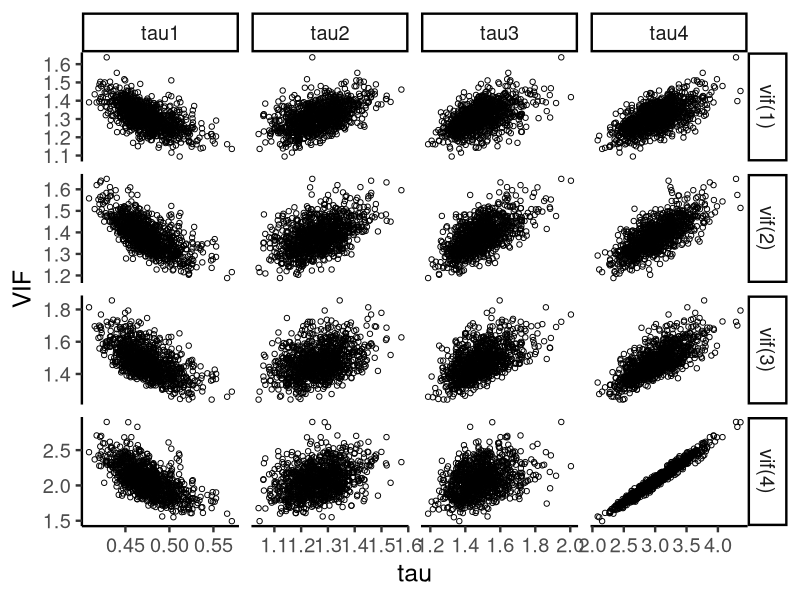
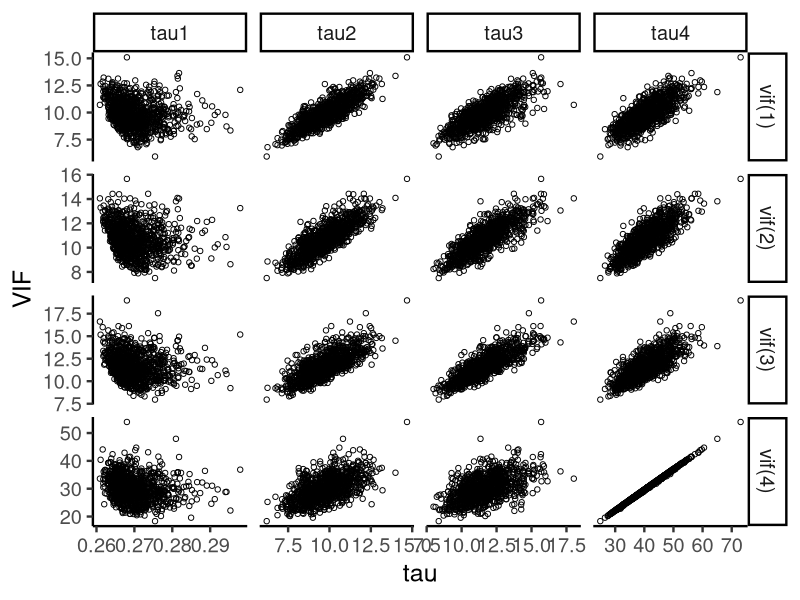
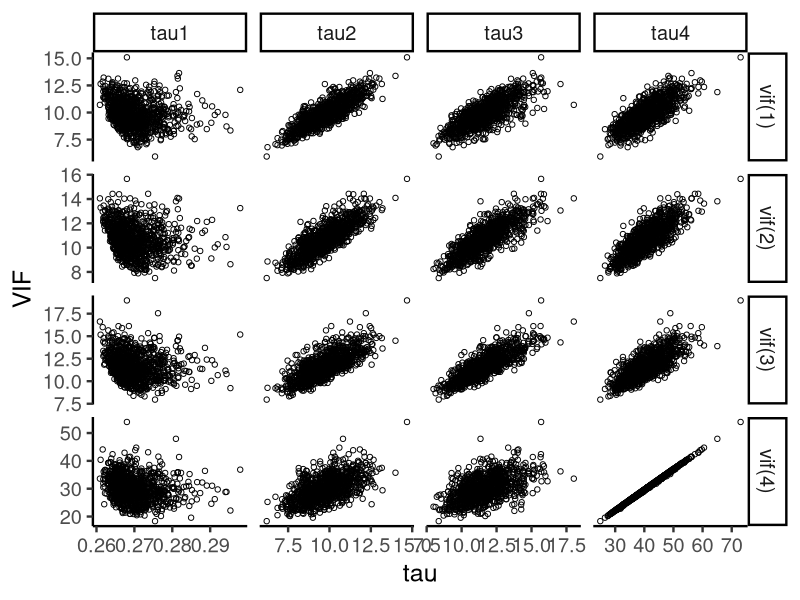
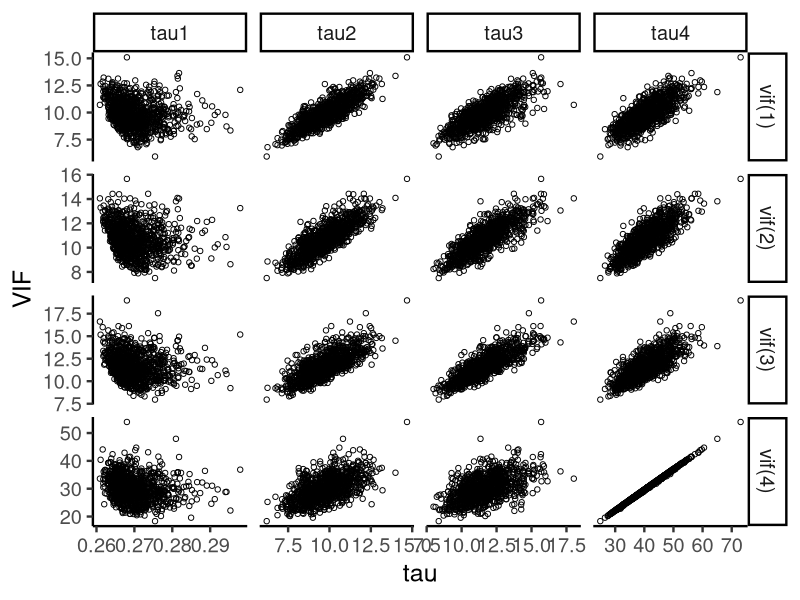
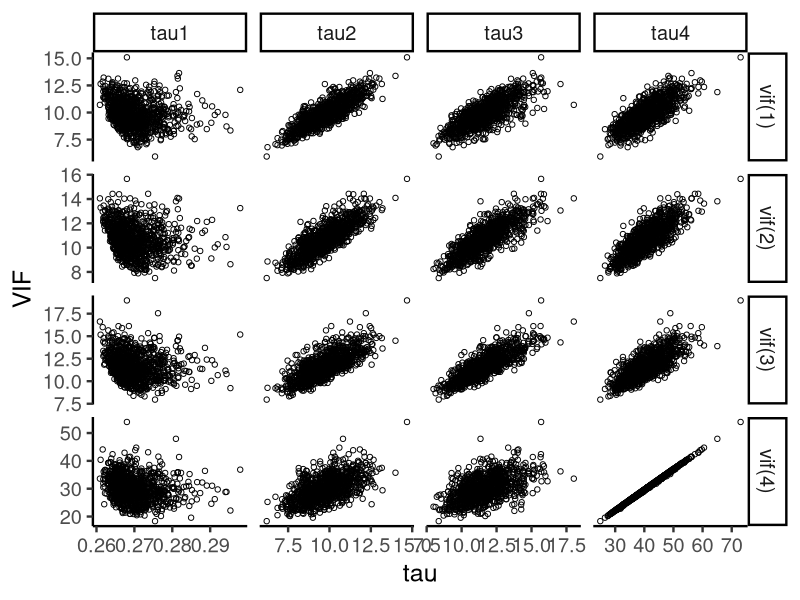
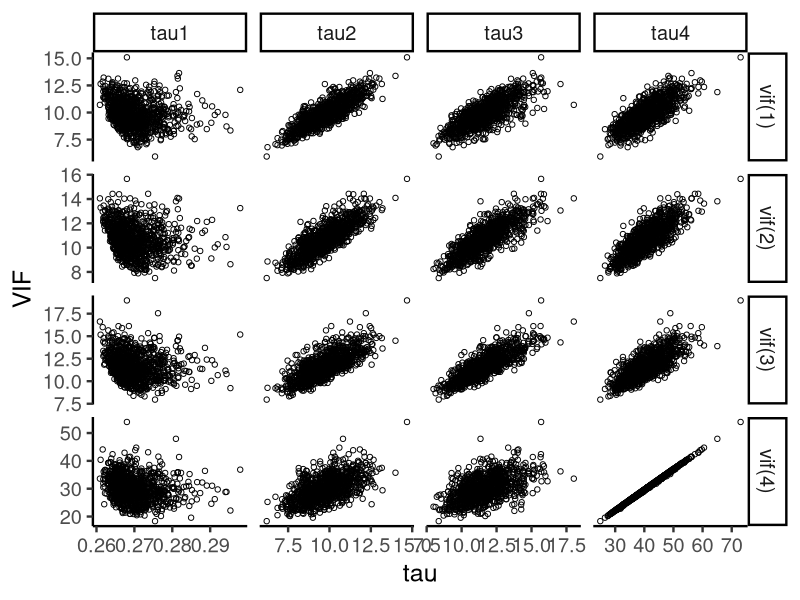
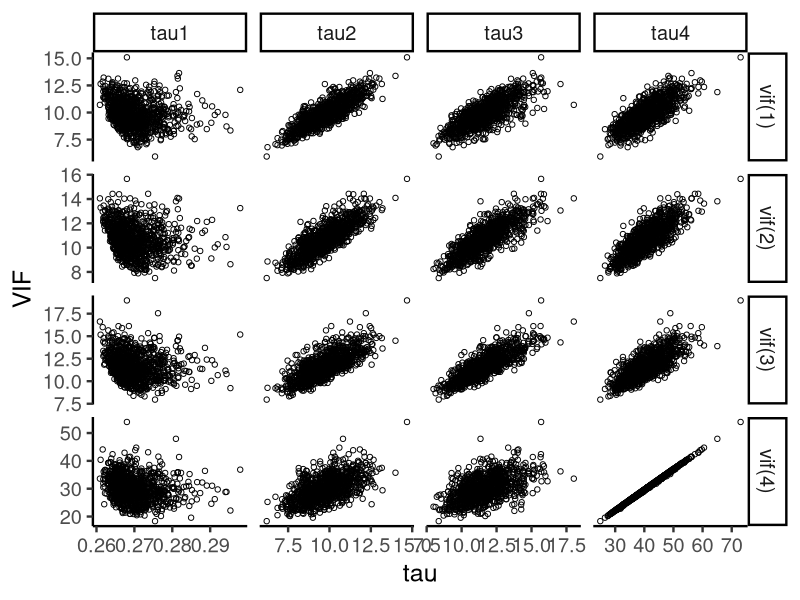
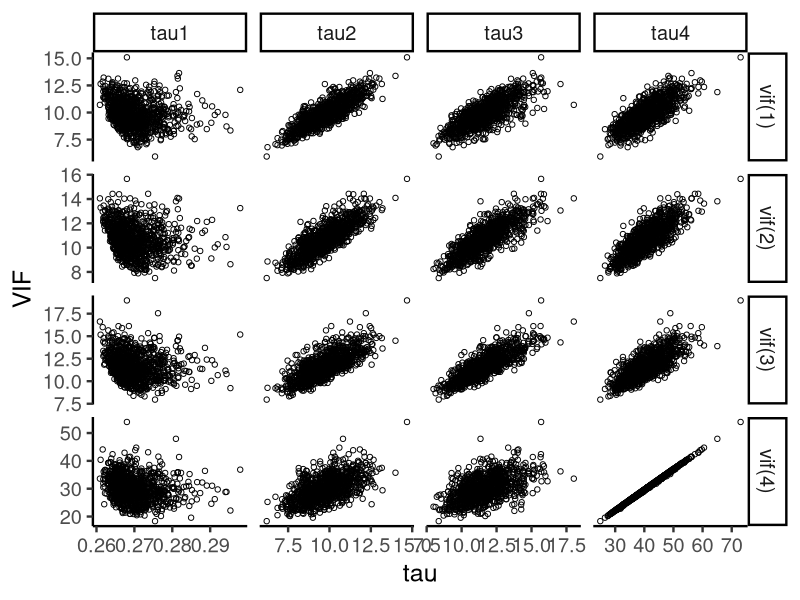

Source code (R) for these figures, in order:
## ---- chunk 1
library(tidyverse)

theme_set(theme_classic(18) +
            theme(legend.position = "bottom"))
## ---- chunk 2
sim = function(n, gamma){
  v1 = vif1 = NULL
  nExp = 1000
  p = 4
  
  for (l in 1:nExp){
    w = matrix(rnorm(p*n,10,100),n,p)
    x = sqrt(1-gamma^2)*w + gamma*w[,p]
    n1 = as.matrix(rep(1,n))
    X2 <- x-n1%*%colMeans(x)
    s <- as.matrix(sqrt(diag(t(X2) %*% X2)))
    x.norm <- as.matrix(sqrt(diag(t(x) %*% x)))
    Z <- X2[,1]/s[1,] 
    
    for (j in 2:p)   { Z<-as.matrix(cbind(Z,X2[,j]/s[j,])) } ## Standandardisation
    
    v<-as.vector(s/x.norm)
    D<-diag(v)
    Z1<-Z%*%D
    v1p=1/eigen(crossprod(Z1,Z1))$values
    vifp=diag(solve(t(Z1)%*%Z1))
    vifp=vifp[order(vifp)]
    
    v1 <- cbind(v1,v1p)
    vif1 <- cbind(vif1,vifp)
  }
  
  # result = list(
  #   v1 = v1, 
  #   vif1 = vif1
  # )
  
  taudf = t(v1)
  colnames(taudf) = paste0("tau", 1:p)
  rownames(taudf) = paste0("exp", 1:nExp)
  
  vifdf = t(vif1)
  colnames(vifdf) = paste0("vif", "(", 1:p, ")")
  rownames(vifdf) = paste0("exp", 1:nExp)
  
  taudf_long = reshape2::melt(taudf, varnames = c("exp_num", "tau_type"), value.name = "tau_value") %>% tibble::as_tibble()
  vifdf_long = reshape2::melt(vifdf, varnames = c("exp_num", "vif_type"), value.name = "vif_value") %>% tibble::as_tibble()
  
  taudf_nest = taudf_long %>% group_by(exp_num) %>% tidyr::nest()
  vifdf_nest = vifdf_long %>% group_by(exp_num) %>% tidyr::nest()
  
  result = inner_join(taudf_nest, vifdf_nest, by = "exp_num") %>% 
    unnest(data.x, .drop = FALSE) %>% 
    unnest(data.y, .drop = FALSE)
  
  return(result)
}
## ---- chunk 3
set.seed(1)
tmp = sim(n = 200, gamma = 0.5)

tmp %>% 
  ggplot(aes(x = tau_value, 
             y = vif_value)) +
  geom_point(shape = 1) +
  facet_grid(vif_type ~ tau_type, scales = "free") +
  labs(x = "tau", 
       y = "VIF")

## ---- chunk 4
plotdf_nest = expand.grid(
  n = c(15, 100, 200), 
  gamma = c(0, 0.5, 0.95)) %>% 
  as_tibble() %>% 
  dplyr::mutate(
    sim_results = purrr::map2(
      .x = n, .y = gamma, 
      .f = ~sim(n = .x, gamma = .y))
  )

plotdf_nest

plot_sim = function(data){
  res = ggplot(data = data, 
         aes(x = tau_value, 
             y = vif_value)) +
    geom_point(shape = 1) +
    facet_grid(vif_type ~ tau_type, scales = "free") +
    labs(x = "tau", y = "VIF")
  return(res)
}

plotdf_plots = plotdf_nest %>% 
  dplyr::mutate(
    sim_plot = purrr::map(.x = sim_results, .f = plot_sim)
  )

purrr::map(
  .x = seq_len(nrow(plotdf_plots)), 
  .f = ~ ggsave(filename = paste0("figures/Fig1_n=", plotdf_plots$n[.x],
                                  "_gamma=", plotdf_plots$gamma[.x], ".pdf"))
)

# plotdf_unnest = plotdf_nest %>% tidyr::unnest()
# 
# plotdf_unnest %>% 
#   ggplot(aes(x = tau_value, 
#              y = vif_value)) +
#   geom_point(shape = 1, alpha = 0.1) +
#   facet_grid(vif_type ~ tau_type, scales = "free")
